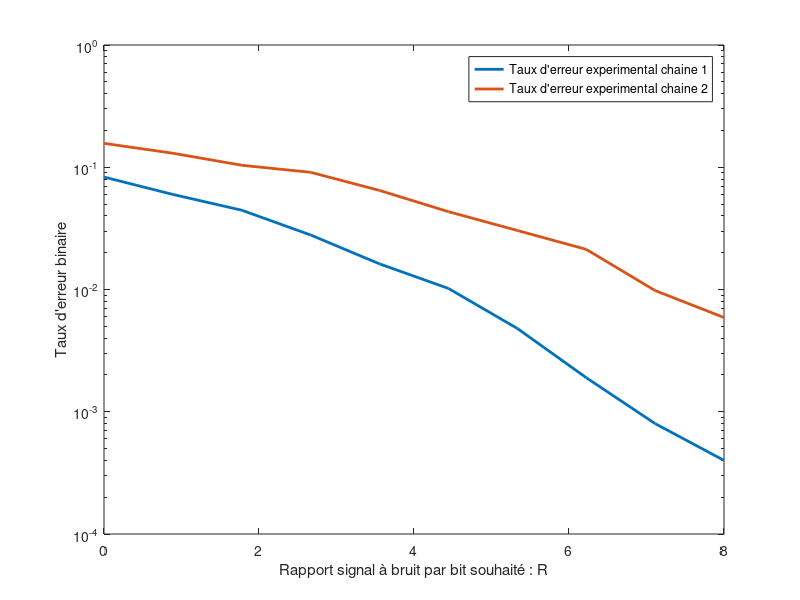
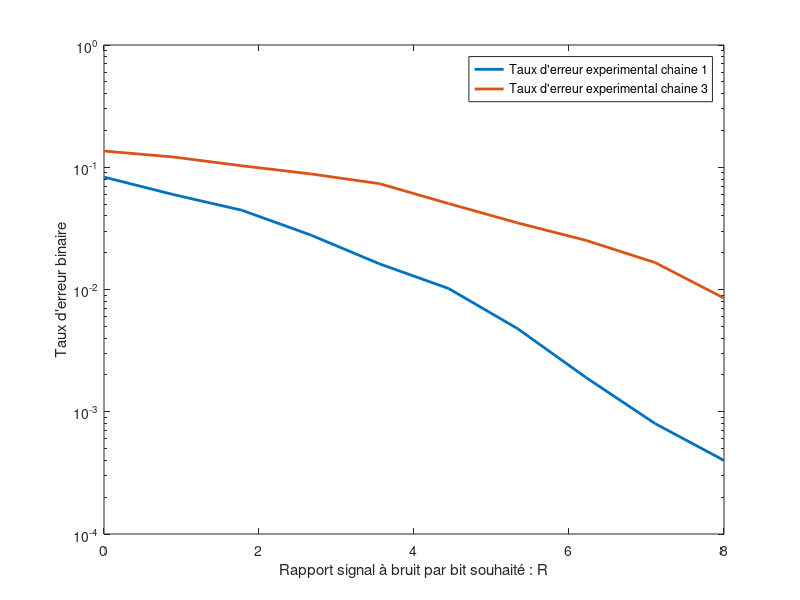
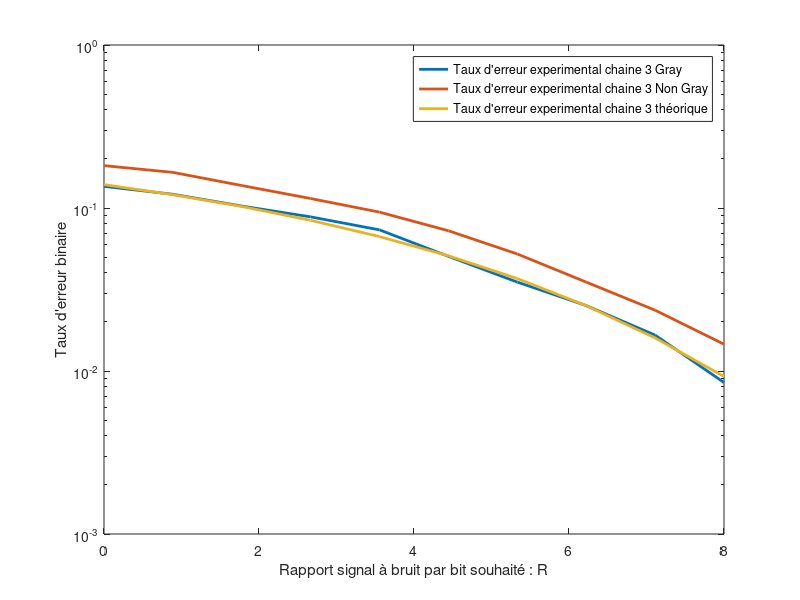

The MATLAB script that drew these images, in order:
close all;
clear all;

Fe = 24000;
Rb = 3000;
N_bits = 10000;
Tb = 1/Rb;
Te = 1/Fe;
bits = randi([0, 1], 1 , N_bits);
Ns = fix(Tb/Te);    % Facteur de suréchantillonnage
NRZ = repelem(bits, 1, Ns);
Temps = linspace(0, N_bits/Rb, N_bits*Ns);
n0 = 8; 
BW = 8000;

% Choix du rapport signal à bruit par bit souhaité à l entrée du récepteur
ensemble_R = linspace(0.001, 8, 10);
ensemble_TEB_exp1 = zeros(1, length(ensemble_R));


%% Modulateur bande de bas avec mapping binaire à moyenne nulle

M = 2;
Rs1 = Rb / log2(M);
Ns = fix(Fe/Rs1);
h = ones(1, Ns);
I = find(bits == 0);
donnee = bits;

% Mapping :
% 1 -> 1
% 0 -> -1

donnee(I) = -1;
donnee = kron(donnee, [1 zeros(1, Ns - 1)]);

%% Filtre de mise en forme

x = filter(h, 1, donnee);


%% Passage par le canal 

N = 99; 
i = 1; % Indice de parcours
for R = ensemble_R 
% Mise en place d'un bruit
    Px = mean(abs(x).^2);
    sigma = sqrt(Px*Ns/(2*log2(M)*10^(R/10)));
    bruit = sigma * randn(1, length(x));
    x_bruit = x + bruit;

% Filtre du filtre  
    x_bruit = [x_bruit, x_bruit(1:N)]; % Gestion du retard en entrée du canal
    Taille_filtre = -N:1:N;
    Passe_bas_i = 2*BW/Fe*sinc(2*BW/Fe*Taille_filtre);

% Gestion du retard en sortie du canal
    x_canal = filter(Passe_bas_i, 1, x_bruit);
    x_canal = x_canal(N+1:length(x_canal));

%% Filtre de réception
    hr = h;
    z = filter(hr, 1, x_canal);

%% Echantilloneur : Démoduleur bande de base 
    Mat = reshape(z, Ns, length(z)/Ns);
    reception =  Mat(n0,:); 
    reception(reception <= 0) = 0;
    reception(reception > 0) = 1;
    
    erreur = (reception == bits);
    Taux_erreur = 1-mean(erreur);
    ensemble_TEB_exp1(i) = Taux_erreur;
    i = i + 1;
end 

n0 = 4; 
ensemble_TEB_exp2 = zeros(1, length(ensemble_R));

%% Modulateur bande de bas avec mapping binaire à moyenne nulle

M = 2;
Rs1 = Rb / log2(M);
Ns = fix(Fe/Rs1);
h = ones(1, Ns);
I = find(bits == 0);
donnee = bits;

% Mapping :
% 1 -> 1
% 0 -> -1

donnee(I) = -1;
donnee = kron(donnee, [1 zeros(1, Ns - 1)]);

%% Filtre de mise en forme

x = filter(h, 1, donnee);


%% Passage par le canal 

N = 99; 
i = 1; % Indice de parcours
for R = ensemble_R 
% Mise en place d'un bruit
    Px = mean(abs(x).^2);
    sigma = sqrt(Px*Ns/(2*log2(M)*10^(R/10)));
    bruit = sigma * randn(1, length(x));
    %bruit = 0;
    x_bruit = x + bruit;

% Filtre du filtre  
    x_bruit = [x_bruit, x_bruit(1:N)]; % Gestion du retard en entrée du canal
    Taille_filtre = -N:1:N;
    Passe_bas_i = 2*BW/Fe*sinc(2*BW/Fe*Taille_filtre);

% Gestion du retard en sortie du canal
    x_canal = filter(Passe_bas_i, 1, x_bruit);
    x_canal = x_canal(N+1:length(x_canal));

%% Filtre de réception
    hr = h(1:Ns/2);
    z = filter(hr, 1, x_canal);

%% Echantilloneur : Démoduleur bande de base 
    Mat = reshape(z, Ns, length(z)/Ns);
    reception =  Mat(n0,:); 
    reception(reception <= 0) = 0;
    reception(reception > 0) = 1;
    
    erreur = (reception == bits);
    Taux_erreur = 1-mean(erreur);
    ensemble_TEB_exp2(i) = Taux_erreur;
    i = i + 1;
end 


n0 = 16; 
ensemble_TEB_exp3 = zeros(1, length(ensemble_R));


%% Modulateur bande de bas avec mapping binaire à moyenne nulle

M = 4;
Rs2 = Rb / log2(M);
Ts2 = 1/Rs2;
Ns = fix(Fe/Rs2);

% Mapping :
% 11 -> 3
% 01 -> 1
% 10 -> -1
% 00 -> -3

donnee_pair  = (2*bi2de(reshape(bits, 2, length(bits)/2).')-3).';
kron_pair = kron(donnee_pair, [1 zeros(1, Ns - 1)]);

% Modification du mapping pour qu'il soit de gray

Igray10 = find(kron_pair == -1);
Igray11 = find(kron_pair == 3);
Igray01 = find(kron_pair == 1);

kron_pair(Igray01) = -1;
kron_pair(Igray11) = 1;
kron_pair(Igray10) = 3;

%% Filtre de mise en forme

h = ones(1, Ns);
x = filter(h, 1, kron_pair);


%% Passage par le canal 

N = 99; 
i = 1; % Indice de parcours
for R = ensemble_R 
    
    % Mise en place d'un bruit
    Px = mean(abs(x).^2);
    sigma = sqrt(Px*Ns/(2*log2(M)*10^(R/10)));
    bruit = sigma * randn(1, length(x));
    %bruit = 0;
    x_bruit = x + bruit;
    
    % Filtre du filtre  
    x_bruit = [x_bruit, x_bruit(1:N)]; % Gestion du retard en entrée du canal
    Taille_filtre = -N:1:N;
    Passe_bas_i = 2*BW/Fe*sinc(2*BW/Fe*Taille_filtre);
    
    % Gestion du retard en sortie du canal
    x_canal = filter(Passe_bas_i, 1, x_bruit);
    x_canal = x_canal(N+1:length(x_canal));
    
    %% Filtre de réception
    hr = h;
    z = filter(hr, 1, x_canal);
    
    %% Echantilloneur : Démoduleur bande de base 

    Mat = reshape(z, Ns, length(z)/Ns);
    reception =  Mat(n0,:)/n0; 
    reception_demapee = zeros(1, 2*length(Mat(n0,:)));

    % Démodulation mapping classique 

%     I00 = find(reception <= -2);
%     I10 = find(reception <= 0 & reception > -2);
%     I11 = find(reception > 2);
%     I01 = find(reception <= 2 & reception > 0);
%     
%     reception_demapee(2*I01) = 1;
%     reception_demapee(2*I11-1) = 1;
%     reception_demapee(2*I11) = 1;
%     reception_demapee(2*I10-1) = 1;

    % Démodulation mapping de gray

    I00 = find(reception <= -2);
    I01 = find(reception <= 0 & reception > -2);
    I10 = find(reception > 2);
    I11 = find(reception <= 2 & reception > 0);
    
    reception_demapee(2*I01) = 1;
    reception_demapee(2*I11-1) = 1;
    reception_demapee(2*I11) = 1;
    reception_demapee(2*I10-1) = 1;
    
    erreur = (reception_demapee == bits);
    Taux_erreur = 1 - mean(erreur);
    ensemble_TEB_exp3(i) = Taux_erreur;
    i = i + 1;
end 

n0 = 16; 
ensemble_TEB_exp4 = zeros(1, length(ensemble_R));


%% Modulateur bande de bas avec mapping binaire à moyenne nulle

M = 4;
Rs2 = Rb / log2(M);
Ts2 = 1/Rs2;
Ns = fix(Fe/Rs2);

% Mapping :
% 11 -> 3
% 01 -> 1
% 10 -> -1
% 00 -> -3

donnee_pair  = (2*bi2de(reshape(bits, 2, length(bits)/2).')-3).';
kron_pair = kron(donnee_pair, [1 zeros(1, Ns - 1)]);

%% Filtre de mise en forme

h = ones(1, Ns);
x = filter(h, 1, kron_pair);


%% Passage par le canal 

N = 99; 
i = 1; % Indice de parcours
for R = ensemble_R 
    
    % Mise en place d'un bruit
    Px = mean(abs(x).^2);
    sigma = sqrt(Px*Ns/(2*log2(M)*10^(R/10)));
    bruit = sigma * randn(1, length(x));
    %bruit = 0;
    x_bruit = x + bruit;
    
    % Filtre du filtre  
    x_bruit = [x_bruit, x_bruit(1:N)]; % Gestion du retard en entrée du canal
    Taille_filtre = -N:1:N;
    Passe_bas_i = 2*BW/Fe*sinc(2*BW/Fe*Taille_filtre);
    
    % Gestion du retard en sortie du canal
    x_canal = filter(Passe_bas_i, 1, x_bruit);
    x_canal = x_canal(N+1:length(x_canal));
    
    %% Filtre de réception
    hr = h;
    z = filter(hr, 1, x_canal);
    
    %% Echantilloneur : Démoduleur bande de base 

    Mat = reshape(z, Ns, length(z)/Ns);
    reception =  Mat(n0,:)/n0; 
    reception_demapee = zeros(1, 2*length(Mat(n0,:)));

    % Démodulation mapping classique 

     I00 = find(reception <= -2);
     I10 = find(reception <= 0 & reception > -2);
     I11 = find(reception > 2);
     I01 = find(reception <= 2 & reception > 0);
     
     reception_demapee(2*I01) = 1;
     reception_demapee(2*I11-1) = 1;
     reception_demapee(2*I11) = 1;
     reception_demapee(2*I10-1) = 1;

    
    
    erreur = (reception_demapee == bits);
    Taux_erreur = 1 - mean(erreur);
    ensemble_TEB_exp4(i) = Taux_erreur;
    i = i + 1;
end 


%% Affichage des différentes comparaisons des TEB des 3 chaines.
figure;
semilogy(ensemble_R, ensemble_TEB_exp1,'LineWidth',2);
hold on
semilogy(ensemble_R, ensemble_TEB_exp2,'LineWidth',2);
hold off
xlabel("Rapport signal à bruit par bit souhaité : R");
ylabel("Taux d'erreur binaire");
legend("Taux d'erreur experimental chaine 1", "Taux d'erreur experimental chaine 2");

figure;
semilogy(ensemble_R, ensemble_TEB_exp1,'LineWidth',2);
hold on
semilogy(ensemble_R, ensemble_TEB_exp3,'LineWidth',2);
hold off
xlabel("Rapport signal à bruit par bit souhaité : R");
ylabel("Taux d'erreur binaire");
legend("Taux d'erreur experimental chaine 1", "Taux d'erreur experimental chaine 3");

ensemble_TEB_th = 2*(M-1)/M*qfunc(sqrt((6*log2(M))/(M*M-1)*10.^(ensemble_R/10)))/log2(M);

figure;
semilogy(ensemble_R, ensemble_TEB_exp3,'LineWidth',2);
hold on
semilogy(ensemble_R, ensemble_TEB_exp4,'LineWidth',2);
semilogy(ensemble_R, ensemble_TEB_th,'LineWidth',2);
hold off
xlabel("Rapport signal à bruit par bit souhaité : R");
ylabel("Taux d'erreur binaire");
legend("Taux d'erreur experimental chaine 3 Gray", "Taux d'erreur experimental chaine 3 Non Gray", "Taux d'erreur experimental chaine 3 théorique");

